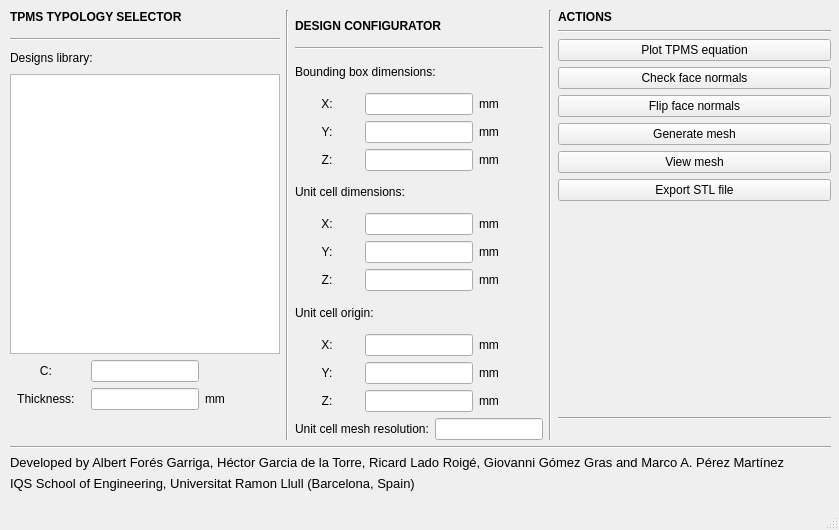
<?xml version="1.0" encoding="UTF-8"?>
<ui version="4.0">
 <class>tpms_generator_gui</class>
 <widget class="QMainWindow" name="tpms_generator_gui">
  <property name="geometry">
   <rect>
    <x>0</x>
    <y>0</y>
    <width>839</width>
    <height>530</height>
   </rect>
  </property>
  <property name="sizePolicy">
   <sizepolicy hsizetype="Minimum" vsizetype="Preferred">
    <horstretch>0</horstretch>
    <verstretch>0</verstretch>
   </sizepolicy>
  </property>
  <property name="windowTitle">
   <string>TPMSgen</string>
  </property>
  <widget class="QWidget" name="centralwidget">
   <property name="sizePolicy">
    <sizepolicy hsizetype="Preferred" vsizetype="Preferred">
     <horstretch>0</horstretch>
     <verstretch>0</verstretch>
    </sizepolicy>
   </property>
   <widget class="QWidget" name="verticalLayoutWidget_2">
    <property name="geometry">
     <rect>
      <x>10</x>
      <y>10</y>
      <width>821</width>
      <height>481</height>
     </rect>
    </property>
    <layout class="QVBoxLayout" name="verticalLayout_2">
     <item>
      <layout class="QGridLayout" name="gridLayout_2">
       <item row="0" column="0">
        <layout class="QGridLayout" name="gridLayout">
         <item row="0" column="6">
          <layout class="QVBoxLayout" name="verticalLayout_3">
           <item>
            <widget class="QLabel" name="label_3">
             <property name="sizePolicy">
              <sizepolicy hsizetype="Expanding" vsizetype="Preferred">
               <horstretch>0</horstretch>
               <verstretch>0</verstretch>
              </sizepolicy>
             </property>
             <property name="minimumSize">
              <size>
               <width>200</width>
               <height>0</height>
              </size>
             </property>
             <property name="font">
              <font>
               <bold>true</bold>
              </font>
             </property>
             <property name="text">
              <string>ACTIONS</string>
             </property>
             <property name="alignment">
              <set>Qt::AlignLeading|Qt::AlignLeft|Qt::AlignTop</set>
             </property>
            </widget>
           </item>
           <item>
            <widget class="Line" name="line_4">
             <property name="sizePolicy">
              <sizepolicy hsizetype="Expanding" vsizetype="Fixed">
               <horstretch>0</horstretch>
               <verstretch>0</verstretch>
              </sizepolicy>
             </property>
             <property name="minimumSize">
              <size>
               <width>200</width>
               <height>0</height>
              </size>
             </property>
             <property name="orientation">
              <enum>Qt::Horizontal</enum>
             </property>
            </widget>
           </item>
           <item>
            <widget class="QPushButton" name="plot_tpms_eq_button">
             <property name="sizePolicy">
              <sizepolicy hsizetype="Expanding" vsizetype="Fixed">
               <horstretch>0</horstretch>
               <verstretch>0</verstretch>
              </sizepolicy>
             </property>
             <property name="minimumSize">
              <size>
               <width>200</width>
               <height>0</height>
              </size>
             </property>
             <property name="text">
              <string>Plot TPMS equation</string>
             </property>
            </widget>
           </item>
           <item>
            <widget class="QPushButton" name="check_normals_button">
             <property name="sizePolicy">
              <sizepolicy hsizetype="MinimumExpanding" vsizetype="Fixed">
               <horstretch>0</horstretch>
               <verstretch>0</verstretch>
              </sizepolicy>
             </property>
             <property name="minimumSize">
              <size>
               <width>200</width>
               <height>0</height>
              </size>
             </property>
             <property name="text">
              <string>Check face normals</string>
             </property>
            </widget>
           </item>
           <item>
            <widget class="QPushButton" name="flip_normals_button">
             <property name="sizePolicy">
              <sizepolicy hsizetype="MinimumExpanding" vsizetype="Fixed">
               <horstretch>0</horstretch>
               <verstretch>0</verstretch>
              </sizepolicy>
             </property>
             <property name="minimumSize">
              <size>
               <width>200</width>
               <height>0</height>
              </size>
             </property>
             <property name="text">
              <string>Flip face normals</string>
             </property>
            </widget>
           </item>
           <item>
            <widget class="QPushButton" name="generate_mesh_button">
             <property name="sizePolicy">
              <sizepolicy hsizetype="Expanding" vsizetype="Fixed">
               <horstretch>0</horstretch>
               <verstretch>0</verstretch>
              </sizepolicy>
             </property>
             <property name="minimumSize">
              <size>
               <width>200</width>
               <height>0</height>
              </size>
             </property>
             <property name="text">
              <string>Generate mesh</string>
             </property>
            </widget>
           </item>
           <item>
            <widget class="QPushButton" name="view_mesh_button">
             <property name="sizePolicy">
              <sizepolicy hsizetype="Expanding" vsizetype="Fixed">
               <horstretch>0</horstretch>
               <verstretch>0</verstretch>
              </sizepolicy>
             </property>
             <property name="minimumSize">
              <size>
               <width>200</width>
               <height>0</height>
              </size>
             </property>
             <property name="text">
              <string>View mesh</string>
             </property>
            </widget>
           </item>
           <item>
            <widget class="QPushButton" name="export_stl_file_button">
             <property name="sizePolicy">
              <sizepolicy hsizetype="Expanding" vsizetype="Fixed">
               <horstretch>0</horstretch>
               <verstretch>0</verstretch>
              </sizepolicy>
             </property>
             <property name="minimumSize">
              <size>
               <width>200</width>
               <height>0</height>
              </size>
             </property>
             <property name="text">
              <string>Export STL file</string>
             </property>
            </widget>
           </item>
           <item>
            <spacer name="verticalSpacer">
             <property name="orientation">
              <enum>Qt::Vertical</enum>
             </property>
             <property name="sizeHint" stdset="0">
              <size>
               <width>200</width>
               <height>40</height>
              </size>
             </property>
            </spacer>
           </item>
           <item>
            <widget class="QLabel" name="message_output_label">
             <property name="sizePolicy">
              <sizepolicy hsizetype="Expanding" vsizetype="Preferred">
               <horstretch>0</horstretch>
               <verstretch>0</verstretch>
              </sizepolicy>
             </property>
             <property name="minimumSize">
              <size>
               <width>200</width>
               <height>0</height>
              </size>
             </property>
             <property name="font">
              <font>
               <bold>true</bold>
              </font>
             </property>
             <property name="text">
              <string/>
             </property>
            </widget>
           </item>
           <item>
            <widget class="Line" name="line_2">
             <property name="minimumSize">
              <size>
               <width>200</width>
               <height>0</height>
              </size>
             </property>
             <property name="orientation">
              <enum>Qt::Horizontal</enum>
             </property>
            </widget>
           </item>
           <item>
            <widget class="QLabel" name="message_output">
             <property name="sizePolicy">
              <sizepolicy hsizetype="Expanding" vsizetype="Maximum">
               <horstretch>0</horstretch>
               <verstretch>0</verstretch>
              </sizepolicy>
             </property>
             <property name="minimumSize">
              <size>
               <width>200</width>
               <height>0</height>
              </size>
             </property>
             <property name="text">
              <string/>
             </property>
            </widget>
           </item>
          </layout>
         </item>
         <item row="0" column="1">
          <widget class="Line" name="line_3">
           <property name="orientation">
            <enum>Qt::Vertical</enum>
           </property>
          </widget>
         </item>
         <item row="0" column="0">
          <layout class="QVBoxLayout" name="verticalLayout">
           <item>
            <widget class="QLabel" name="label_1">
             <property name="sizePolicy">
              <sizepolicy hsizetype="Preferred" vsizetype="Preferred">
               <horstretch>0</horstretch>
               <verstretch>0</verstretch>
              </sizepolicy>
             </property>
             <property name="font">
              <font>
               <bold>true</bold>
              </font>
             </property>
             <property name="text">
              <string>TPMS TYPOLOGY SELECTOR</string>
             </property>
             <property name="alignment">
              <set>Qt::AlignLeading|Qt::AlignLeft|Qt::AlignTop</set>
             </property>
            </widget>
           </item>
           <item>
            <widget class="Line" name="line_7">
             <property name="orientation">
              <enum>Qt::Horizontal</enum>
             </property>
            </widget>
           </item>
           <item>
            <widget class="QLabel" name="label_4">
             <property name="text">
              <string>Designs library:</string>
             </property>
            </widget>
           </item>
           <item>
            <widget class="QListWidget" name="designs_library">
             <property name="sizePolicy">
              <sizepolicy hsizetype="Minimum" vsizetype="Expanding">
               <horstretch>0</horstretch>
               <verstretch>0</verstretch>
              </sizepolicy>
             </property>
             <property name="minimumSize">
              <size>
               <width>270</width>
               <height>0</height>
              </size>
             </property>
             <property name="maximumSize">
              <size>
               <width>16777215</width>
               <height>280</height>
              </size>
             </property>
            </widget>
           </item>
           <item>
            <layout class="QGridLayout" name="gridLayout_4">
             <item row="1" column="2">
              <widget class="QLabel" name="units_1">
               <property name="text">
                <string>mm</string>
               </property>
              </widget>
             </item>
             <item row="0" column="1">
              <widget class="QLineEdit" name="skeletal_c_input">
               <property name="sizePolicy">
                <sizepolicy hsizetype="Fixed" vsizetype="Fixed">
                 <horstretch>0</horstretch>
                 <verstretch>0</verstretch>
                </sizepolicy>
               </property>
               <property name="text">
                <string/>
               </property>
               <property name="alignment">
                <set>Qt::AlignCenter</set>
               </property>
              </widget>
             </item>
             <item row="1" column="0">
              <widget class="QLabel" name="label_11">
               <property name="text">
                <string>Thickness: </string>
               </property>
               <property name="alignment">
                <set>Qt::AlignCenter</set>
               </property>
              </widget>
             </item>
             <item row="0" column="0">
              <widget class="QLabel" name="label_10">
               <property name="text">
                <string>C: </string>
               </property>
               <property name="alignment">
                <set>Qt::AlignCenter</set>
               </property>
              </widget>
             </item>
             <item row="1" column="1">
              <widget class="QLineEdit" name="shell_thickness_input">
               <property name="sizePolicy">
                <sizepolicy hsizetype="Fixed" vsizetype="Fixed">
                 <horstretch>0</horstretch>
                 <verstretch>0</verstretch>
                </sizepolicy>
               </property>
               <property name="alignment">
                <set>Qt::AlignCenter</set>
               </property>
              </widget>
             </item>
             <item row="2" column="1">
              <spacer name="verticalSpacer_2">
               <property name="orientation">
                <enum>Qt::Vertical</enum>
               </property>
               <property name="sizeType">
                <enum>QSizePolicy::Fixed</enum>
               </property>
               <property name="sizeHint" stdset="0">
                <size>
                 <width>20</width>
                 <height>30</height>
                </size>
               </property>
              </spacer>
             </item>
            </layout>
           </item>
          </layout>
         </item>
         <item row="0" column="5">
          <widget class="Line" name="line">
           <property name="orientation">
            <enum>Qt::Vertical</enum>
           </property>
          </widget>
         </item>
         <item row="0" column="2">
          <layout class="QGridLayout" name="gridLayout_3">
           <item row="4" column="1">
            <widget class="QLineEdit" name="bounding_box_x_dim_input">
             <property name="sizePolicy">
              <sizepolicy hsizetype="Fixed" vsizetype="Fixed">
               <horstretch>0</horstretch>
               <verstretch>0</verstretch>
              </sizepolicy>
             </property>
             <property name="alignment">
              <set>Qt::AlignCenter</set>
             </property>
            </widget>
           </item>
           <item row="5" column="2">
            <widget class="QLabel" name="units_3">
             <property name="text">
              <string>mm</string>
             </property>
             <property name="alignment">
              <set>Qt::AlignLeading|Qt::AlignLeft|Qt::AlignVCenter</set>
             </property>
            </widget>
           </item>
           <item row="9" column="0">
            <widget class="QLabel" name="axis_5">
             <property name="text">
              <string>Y:</string>
             </property>
             <property name="alignment">
              <set>Qt::AlignCenter</set>
             </property>
            </widget>
           </item>
           <item row="4" column="2">
            <widget class="QLabel" name="units_2">
             <property name="text">
              <string>mm</string>
             </property>
             <property name="alignment">
              <set>Qt::AlignLeading|Qt::AlignLeft|Qt::AlignVCenter</set>
             </property>
            </widget>
           </item>
           <item row="13" column="0">
            <widget class="QLabel" name="axis_8">
             <property name="text">
              <string>Y:</string>
             </property>
             <property name="alignment">
              <set>Qt::AlignCenter</set>
             </property>
            </widget>
           </item>
           <item row="7" column="0" colspan="3">
            <widget class="QLabel" name="label_7">
             <property name="text">
              <string>Unit cell dimensions:</string>
             </property>
            </widget>
           </item>
           <item row="8" column="0">
            <widget class="QLabel" name="axis_4">
             <property name="text">
              <string>X:</string>
             </property>
             <property name="alignment">
              <set>Qt::AlignCenter</set>
             </property>
            </widget>
           </item>
           <item row="10" column="1">
            <widget class="QLineEdit" name="unit_cell_z_dim_input">
             <property name="sizePolicy">
              <sizepolicy hsizetype="Fixed" vsizetype="Fixed">
               <horstretch>0</horstretch>
               <verstretch>0</verstretch>
              </sizepolicy>
             </property>
             <property name="alignment">
              <set>Qt::AlignCenter</set>
             </property>
            </widget>
           </item>
           <item row="9" column="2">
            <widget class="QLabel" name="units_6">
             <property name="text">
              <string>mm</string>
             </property>
             <property name="alignment">
              <set>Qt::AlignLeading|Qt::AlignLeft|Qt::AlignVCenter</set>
             </property>
            </widget>
           </item>
           <item row="4" column="0">
            <widget class="QLabel" name="axis_1">
             <property name="sizePolicy">
              <sizepolicy hsizetype="Preferred" vsizetype="Preferred">
               <horstretch>0</horstretch>
               <verstretch>0</verstretch>
              </sizepolicy>
             </property>
             <property name="text">
              <string>X:</string>
             </property>
             <property name="alignment">
              <set>Qt::AlignCenter</set>
             </property>
            </widget>
           </item>
           <item row="11" column="0" colspan="3">
            <widget class="QLabel" name="label_8">
             <property name="text">
              <string>Unit cell origin:</string>
             </property>
            </widget>
           </item>
           <item row="14" column="2">
            <widget class="QLabel" name="units_10">
             <property name="text">
              <string>mm</string>
             </property>
             <property name="alignment">
              <set>Qt::AlignLeading|Qt::AlignLeft|Qt::AlignVCenter</set>
             </property>
            </widget>
           </item>
           <item row="2" column="0" colspan="3">
            <widget class="QLabel" name="label_6">
             <property name="text">
              <string>Bounding box dimensions:</string>
             </property>
            </widget>
           </item>
           <item row="12" column="0">
            <widget class="QLabel" name="axis_7">
             <property name="text">
              <string>X:</string>
             </property>
             <property name="alignment">
              <set>Qt::AlignCenter</set>
             </property>
            </widget>
           </item>
           <item row="10" column="2">
            <widget class="QLabel" name="units_7">
             <property name="text">
              <string>mm</string>
             </property>
             <property name="alignment">
              <set>Qt::AlignLeading|Qt::AlignLeft|Qt::AlignVCenter</set>
             </property>
            </widget>
           </item>
           <item row="14" column="0">
            <widget class="QLabel" name="axis_9">
             <property name="text">
              <string>Z:</string>
             </property>
             <property name="alignment">
              <set>Qt::AlignCenter</set>
             </property>
            </widget>
           </item>
           <item row="5" column="1">
            <widget class="QLineEdit" name="bounding_box_y_dim_input">
             <property name="sizePolicy">
              <sizepolicy hsizetype="Fixed" vsizetype="Fixed">
               <horstretch>0</horstretch>
               <verstretch>0</verstretch>
              </sizepolicy>
             </property>
             <property name="alignment">
              <set>Qt::AlignCenter</set>
             </property>
            </widget>
           </item>
           <item row="12" column="1">
            <widget class="QLineEdit" name="unit_cell_origin_x_input">
             <property name="sizePolicy">
              <sizepolicy hsizetype="Fixed" vsizetype="Fixed">
               <horstretch>0</horstretch>
               <verstretch>0</verstretch>
              </sizepolicy>
             </property>
             <property name="alignment">
              <set>Qt::AlignCenter</set>
             </property>
            </widget>
           </item>
           <item row="8" column="2">
            <widget class="QLabel" name="units_5">
             <property name="text">
              <string>mm</string>
             </property>
             <property name="alignment">
              <set>Qt::AlignLeading|Qt::AlignLeft|Qt::AlignVCenter</set>
             </property>
            </widget>
           </item>
           <item row="8" column="1">
            <widget class="QLineEdit" name="unit_cell_x_dim_input">
             <property name="sizePolicy">
              <sizepolicy hsizetype="Fixed" vsizetype="Fixed">
               <horstretch>0</horstretch>
               <verstretch>0</verstretch>
              </sizepolicy>
             </property>
             <property name="alignment">
              <set>Qt::AlignCenter</set>
             </property>
            </widget>
           </item>
           <item row="6" column="2">
            <widget class="QLabel" name="units_4">
             <property name="text">
              <string>mm</string>
             </property>
             <property name="alignment">
              <set>Qt::AlignLeading|Qt::AlignLeft|Qt::AlignVCenter</set>
             </property>
            </widget>
           </item>
           <item row="0" column="0" colspan="3">
            <widget class="QLabel" name="label_2">
             <property name="font">
              <font>
               <bold>true</bold>
              </font>
             </property>
             <property name="text">
              <string>DESIGN CONFIGURATOR</string>
             </property>
            </widget>
           </item>
           <item row="12" column="2">
            <widget class="QLabel" name="units_8">
             <property name="text">
              <string>mm</string>
             </property>
             <property name="alignment">
              <set>Qt::AlignLeading|Qt::AlignLeft|Qt::AlignVCenter</set>
             </property>
            </widget>
           </item>
           <item row="14" column="1">
            <widget class="QLineEdit" name="unit_cell_origin_z_input">
             <property name="sizePolicy">
              <sizepolicy hsizetype="Fixed" vsizetype="Fixed">
               <horstretch>0</horstretch>
               <verstretch>0</verstretch>
              </sizepolicy>
             </property>
             <property name="alignment">
              <set>Qt::AlignCenter</set>
             </property>
            </widget>
           </item>
           <item row="6" column="0">
            <widget class="QLabel" name="axis_3">
             <property name="text">
              <string>Z:</string>
             </property>
             <property name="alignment">
              <set>Qt::AlignCenter</set>
             </property>
            </widget>
           </item>
           <item row="13" column="2">
            <widget class="QLabel" name="units_9">
             <property name="text">
              <string>mm</string>
             </property>
             <property name="alignment">
              <set>Qt::AlignLeading|Qt::AlignLeft|Qt::AlignVCenter</set>
             </property>
            </widget>
           </item>
           <item row="10" column="0">
            <widget class="QLabel" name="axis_6">
             <property name="text">
              <string>Z:</string>
             </property>
             <property name="alignment">
              <set>Qt::AlignCenter</set>
             </property>
            </widget>
           </item>
           <item row="1" column="0" colspan="3">
            <widget class="Line" name="line_5">
             <property name="orientation">
              <enum>Qt::Horizontal</enum>
             </property>
            </widget>
           </item>
           <item row="9" column="1">
            <widget class="QLineEdit" name="unit_cell_y_dim_input">
             <property name="sizePolicy">
              <sizepolicy hsizetype="Fixed" vsizetype="Fixed">
               <horstretch>0</horstretch>
               <verstretch>0</verstretch>
              </sizepolicy>
             </property>
             <property name="alignment">
              <set>Qt::AlignCenter</set>
             </property>
            </widget>
           </item>
           <item row="6" column="1">
            <widget class="QLineEdit" name="bounding_box_z_dim_input">
             <property name="sizePolicy">
              <sizepolicy hsizetype="Fixed" vsizetype="Fixed">
               <horstretch>0</horstretch>
               <verstretch>0</verstretch>
              </sizepolicy>
             </property>
             <property name="alignment">
              <set>Qt::AlignCenter</set>
             </property>
            </widget>
           </item>
           <item row="15" column="0" colspan="3">
            <layout class="QHBoxLayout" name="horizontalLayout">
             <item>
              <widget class="QLabel" name="label_9">
               <property name="text">
                <string>Unit cell mesh resolution:</string>
               </property>
              </widget>
             </item>
             <item>
              <widget class="QLineEdit" name="mesh_resolution_input">
               <property name="sizePolicy">
                <sizepolicy hsizetype="Fixed" vsizetype="Fixed">
                 <horstretch>0</horstretch>
                 <verstretch>0</verstretch>
                </sizepolicy>
               </property>
               <property name="alignment">
                <set>Qt::AlignCenter</set>
               </property>
              </widget>
             </item>
            </layout>
           </item>
           <item row="5" column="0">
            <widget class="QLabel" name="axis_2">
             <property name="text">
              <string>Y:</string>
             </property>
             <property name="alignment">
              <set>Qt::AlignCenter</set>
             </property>
            </widget>
           </item>
           <item row="13" column="1">
            <widget class="QLineEdit" name="unit_cell_origin_y_input">
             <property name="sizePolicy">
              <sizepolicy hsizetype="Fixed" vsizetype="Fixed">
               <horstretch>0</horstretch>
               <verstretch>0</verstretch>
              </sizepolicy>
             </property>
             <property name="alignment">
              <set>Qt::AlignCenter</set>
             </property>
            </widget>
           </item>
          </layout>
         </item>
        </layout>
       </item>
      </layout>
     </item>
     <item>
      <widget class="Line" name="line_6">
       <property name="orientation">
        <enum>Qt::Horizontal</enum>
       </property>
      </widget>
     </item>
     <item>
      <widget class="QLabel" name="label_12">
       <property name="font">
        <font>
         <pointsize>10</pointsize>
         <italic>false</italic>
        </font>
       </property>
       <property name="text">
        <string>Developed by Albert Forés Garriga, Héctor Garcia de la Torre, Ricard Lado Roigé, Giovanni Gómez Gras and Marco A. Pérez Martínez</string>
       </property>
      </widget>
     </item>
     <item>
      <widget class="QLabel" name="label_13">
       <property name="font">
        <font>
         <pointsize>10</pointsize>
         <italic>false</italic>
        </font>
       </property>
       <property name="text">
        <string>IQS School of Engineering, Universitat Ramon Llull (Barcelona, Spain)</string>
       </property>
      </widget>
     </item>
    </layout>
   </widget>
  </widget>
  <widget class="QStatusBar" name="statusbar"/>
 </widget>
 <resources/>
 <connections/>
</ui>
